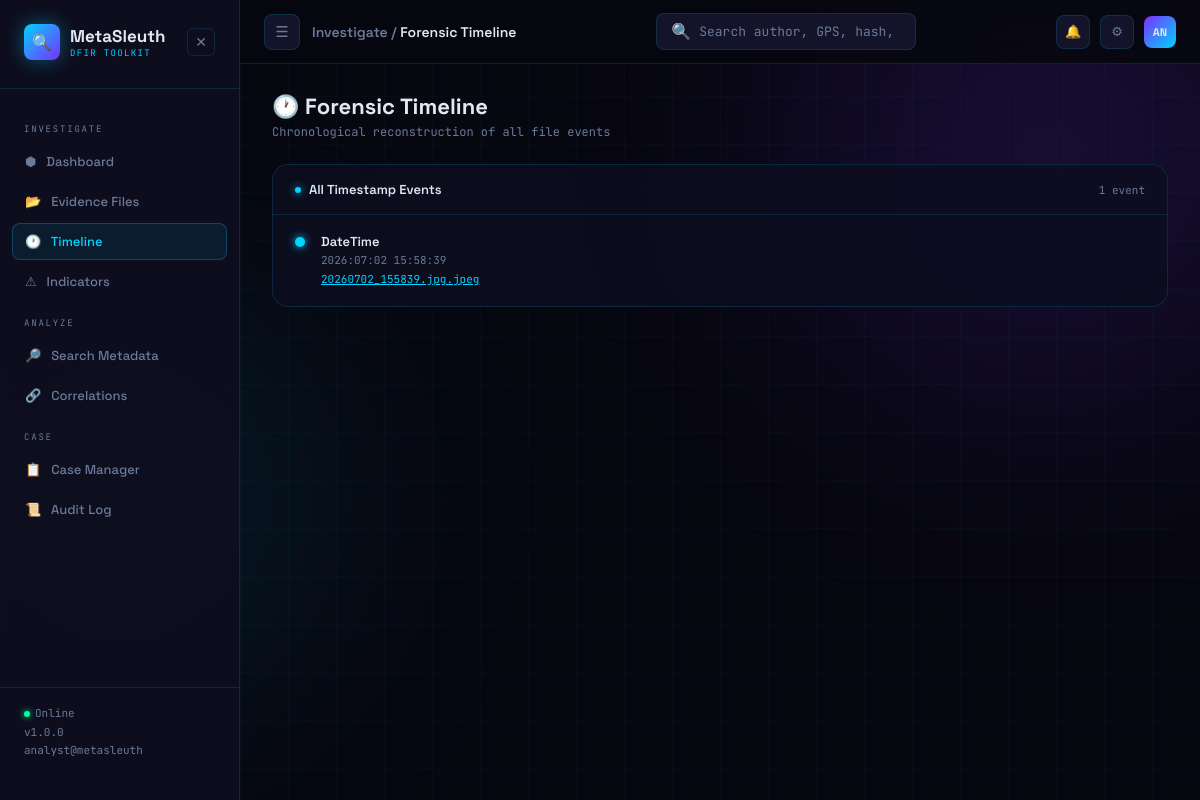
/timeline, run on an earlier commit of the app's database.
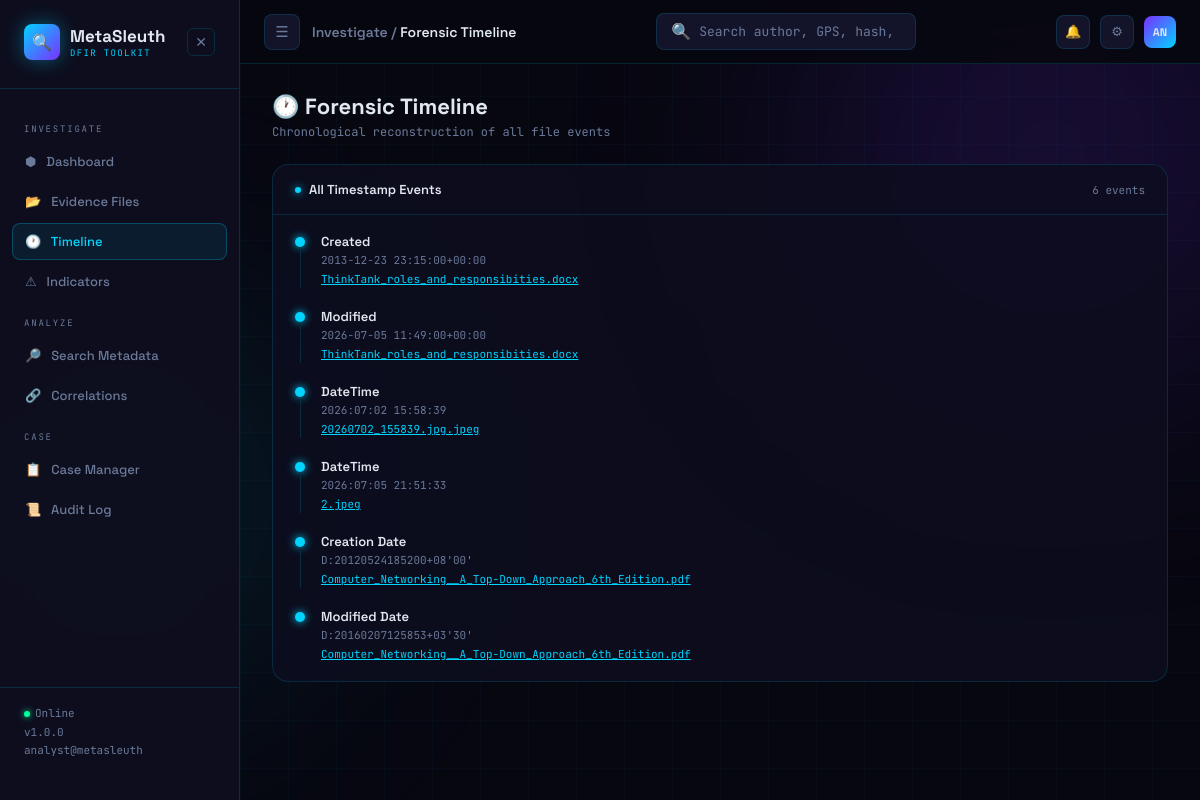
And on a later commit of the database.
### tables this page shows
CREATE TABLE files (
            id          INTEGER PRIMARY KEY AUTOINCREMENT,
            filename    TEXT NOT NULL,
            file_type   TEXT NOT NULL,
            file_size   INTEGER,
            md5         TEXT,
            sha1        TEXT,
            sha256      TEXT,
            upload_time TEXT NOT NULL,
            analyst     TEXT
        );

CREATE TABLE metadata (
            id      INTEGER PRIMARY KEY AUTOINCREMENT,
            file_id INTEGER NOT NULL,
            key     TEXT NOT NULL,
            value   TEXT,
            FOREIGN KEY (file_id) REFERENCES files(id)
        );

### app.py (the view)
@app.route('/timeline')
def timeline_page():
    conn   = get_connection()
    cursor = conn.cursor()
    cursor.execute('''
        SELECT m.key, m.value, f.filename, f.id, f.file_type
        FROM metadata m
        JOIN files f ON m.file_id = f.id
        WHERE m.key IN (
            "DateTime", "DateTimeOriginal", "DateTimeDigitized",
            "Created", "Modified", "Creation Date", "Modified Date",
            "Last Printed", "Encoded Date", "Tagged Date"
        )
        ORDER BY m.value ASC
    ''')
    raw_events = cursor.fetchall()
    conn.close()
    events = []
    for row in raw_events:
        events.append({
            'key':       row['key'],
            'value':     row['value'],
            'filename':  row['filename'],
            'file_id':   row['id'],
            'file_type': row['file_type'],
        })
    return render_template('timeline.html', events=events)

### database/db.py (called while the page is built)
def get_connection():
    conn = sqlite3.connect(DATABASE)
    conn.row_factory = sqlite3.Row
    return conn

### templates/timeline.html (shortened to what this page needs)
{% extends 'base.html' %}
{% block breadcrumb %}Investigate / <span>Forensic Timeline</span>{% endblock %}
{% block content %}
<div>
    <div class="page-title">🕐 Forensic Timeline</div>
    <div class="page-sub">Chronological reconstruction of all file events</div>
</div>
<div class="panel">
    <div class="panel-head">
        <div class="panel-title"><span class="dot"></span>All Timestamp Events</div>
        <span style="font-size:11px;font-family:var(--mono);color:var(--muted)">
            {{ events | length }} event{{ 's' if events|length != 1 }}
        </span>
    </div>
    <div class="panel-body">
        {% if events %}
            <div class="tl">
                {% for e in events %}
                <div class="tl-item">
                    <div class="tl-left">
                        <div class="tl-dot"></div>
                    </div>
                    <div>
                        <div class="tl-event">{{ e.key }}</div>
                        <div class="tl-detail">{{ e.value }}</div>
                        <a class="tl-file" href="/file/{{ e.file_id }}">
                            {{ e.filename }}
                        </a>
                    </div>
                </div>
                {% endfor %}
            </div>
        {% else %}
            <div class="empty">
                <div class="empty-icon">🕐</div>
                No timestamp data yet. Upload files to build the timeline.
            </div>
        {% endif %}
    </div>
</div>
{% endblock %}

### templates/base.html (shortened to what this page needs)
<!DOCTYPE html>
<html lang="en">
<head>
</head>
<body>
    <div class="orb orb-a"></div>
    <div class="app">
        <aside class="sidebar" id="sidebar">
            <div class="logo">
                <div class="logo-icon">&#128269;</div>
                <div>
                    <div class="logo-name">MetaSleuth</div>
                    <div class="logo-sub">DFIR TOOLKIT</div>
                </div>
                <button
                    class="sidebar-close"
                    onclick="toggleSidebar()"
                    title="Collapse sidebar"
                >
                    &#10005;
                </button>
            </div>
            <nav class="nav">
                <div class="nav-label">Investigate</div>
                <a class="nav-item {% if request.path == '/' %}active{% endif %}"
                   href="/">
                    &#11042; &nbsp; Dashboard
                </a>
                <a class="nav-item {% if request.path == '/evidence' %}active{% endif %}"
                   href="/evidence">
                    &#128194; &nbsp; Evidence Files
                </a>
                <a class="nav-item {% if request.path == '/timeline' %}active{% endif %}"
                   href="/timeline">
                    &#128336; &nbsp; Timeline
                </a>
                <a class="nav-item {% if request.path == '/indicators' %}active{% endif %}"
                   href="/indicators">
                    &#9888; &nbsp; Indicators
                </a>
                <div class="nav-label">Analyze</div>
                <a class="nav-item {% if request.path == '/search' %}active{% endif %}"
                   href="/search">
                    &#128270; &nbsp; Search Metadata
                </a>
                <a class="nav-item {% if request.path == '/correlations' %}active{% endif %}"
                   href="/correlations">
                    &#128279; &nbsp; Correlations
                </a>
                <div class="nav-label">Case</div>
                <a class="nav-item {% if request.path == '/cases' %}active{% endif %}"
                   href="/cases">
                    &#128203; &nbsp; Case Manager
                </a>
                <a class="nav-item {% if request.path == '/auditlog' %}active{% endif %}"
                   href="/auditlog">
                    &#128220; &nbsp; Audit Log
                </a>
            </nav>
            <div class="sidebar-foot">
                <span class="live-dot"></span>Online<br>
                v{{ version if version else '1.0.0' }}<br>
                {{ analyst if analyst else 'analyst@metasleuth' }}
            </div>
        </aside>
        <div class="main" id="main">
            <div class="topbar">
                <div class="topbar-left">
                    <button
                        class="sidebar-toggle"
                        onclick="toggleSidebar()"
                        title="Toggle sidebar"
                    >
                        &#9776;
                    </button>
                    <div class="breadcrumb">
                        {% block breadcrumb %}Dashboard{% endblock %}
                    </div>
                </div>
                <form class="search-wrap" action="/search" method="GET">
                    <span>&#128269;</span>
                    <input
                        name="q"
                        type="text"
                        placeholder="Search author, GPS, hash, software..."
                    />
                </form>
                <div class="topbar-right">
                    <div class="icon-btn">&#128276;</div>
                    <div class="icon-btn">&#9881;</div>
                    <div class="avatar">AN</div>
                </div>
            </div>
            <div class="content">
                {% block content %}{% endblock %}
            </div>
        </div>
    </div>
</body>
</html>

What changed in the data, as far as the page shows it:
no longer on this page (row unchanged): files: analyst "analyst@metasleuth"
added metadata: key "Created", value "2013-12-23 23:15:00+00:00", filename "ThinkTank_roles_and_responsibities.docx"
added metadata: key "Modified", value "2026-07-05 11:49:00+00:00", filename "ThinkTank_roles_and_responsibities.docx"
added metadata: key "DateTime", value "2026:07:05 21:51:33", filename "2.jpeg"
added metadata: key "Creation Date", value "D:20120524185200+08'00'", filename "Computer_Networking__A_Top-Down_Approach_6th_Edition.pdf"
added metadata: key "Modified Date", value "D:20160207125853+03'30'", filename "Computer_Networking__A_Top-Down_Approach_6th_Edition.pdf"
Also different on the page:
{{ analyst if analyst else 'analyst@metasleuth' }}: (not shown) → "analyst@metasleuth"
{{ events | length }}: "1" → "6"
{{ 's' if events|length != 1 }}: (not shown) → "s"
